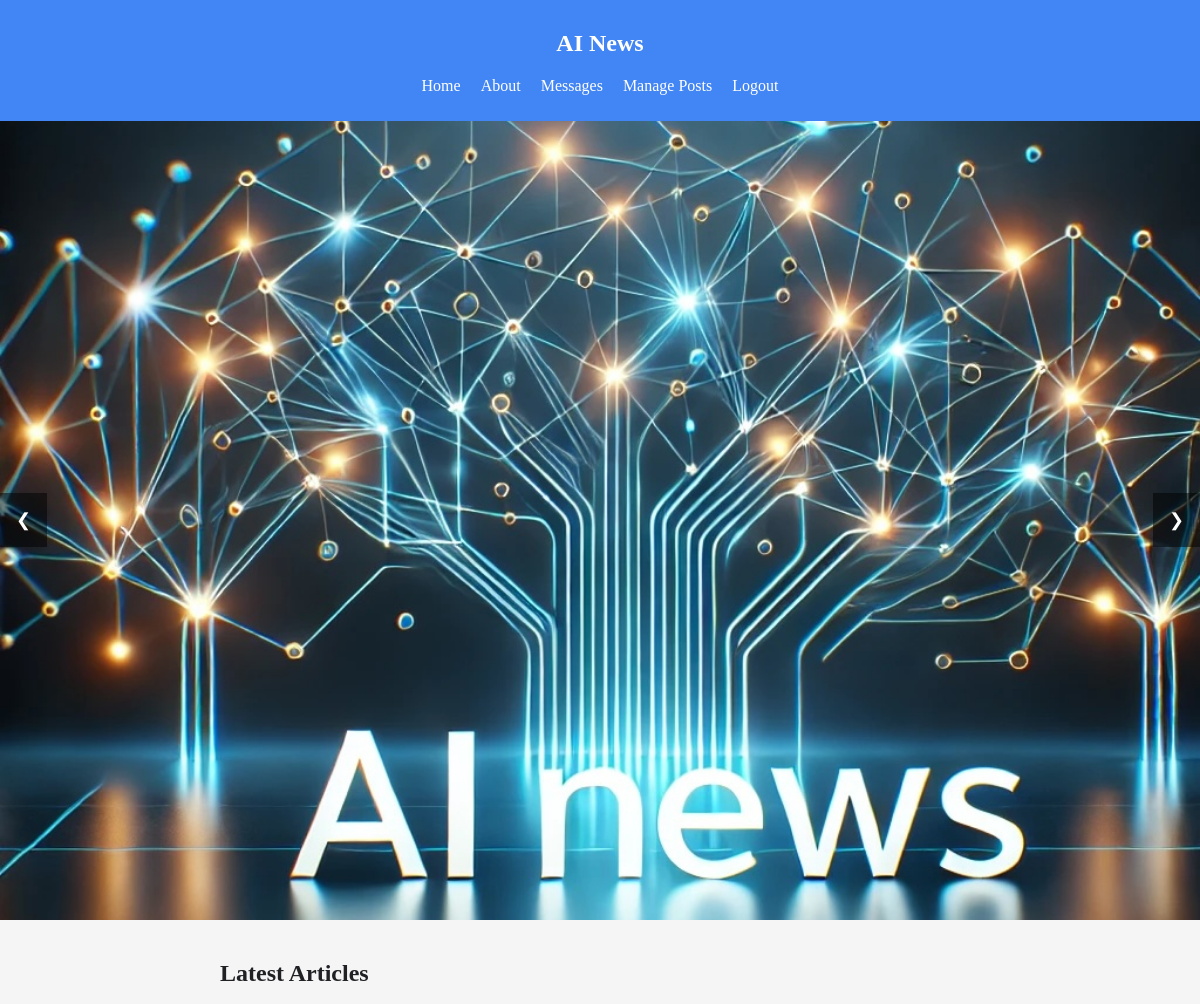
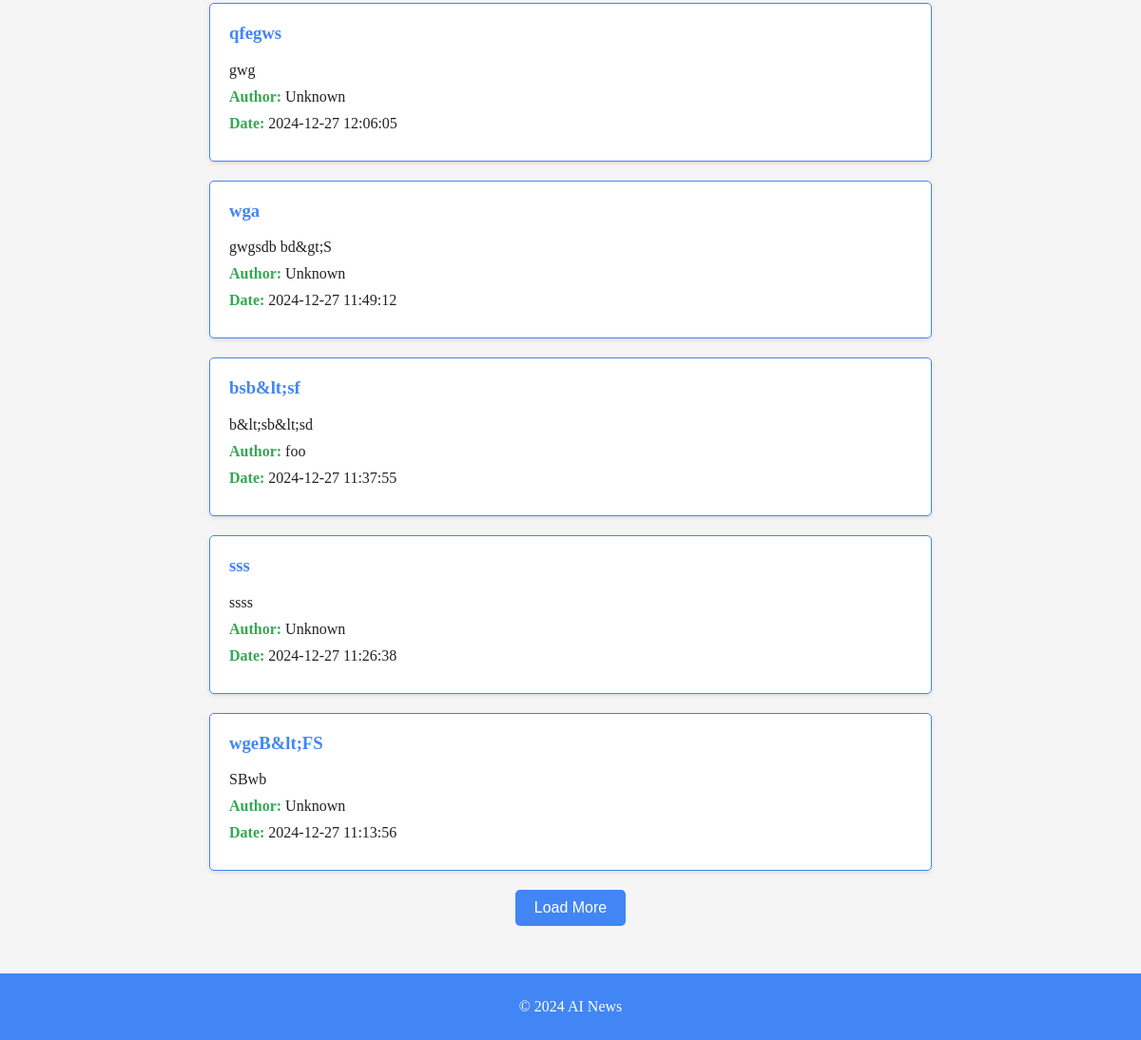
/ (signed in), run on the app's committed database (2 pictures, top to bottom).
### tables this page shows
CREATE TABLE "posts" (
    id INTEGER PRIMARY KEY AUTOINCREMENT,
    title TEXT NOT NULL,
    content TEXT NOT NULL,
    created_at TIMESTAMP DEFAULT CURRENT_TIMESTAMP,
    user_id INTEGER,
    FOREIGN KEY (user_id) REFERENCES users(id)
);

CREATE TABLE "users" (
    id INTEGER PRIMARY KEY AUTOINCREMENT,
    email TEXT NOT NULL UNIQUE,
    password TEXT NOT NULL,
    name TEXT NOT NULL
);

### controllers/HomeController.php (called while the page is built, shortened)
<?php
class HomeController {
    public function index() {
        $postModel = new PostModel();
        $totalPosts = $postModel->getPostCount();
        $postsPerPage = 5;
        $currentPage = isset($_GET['page']) ? (int)$_GET['page'] : 1;
        $offset = ($currentPage - 1) * $postsPerPage;
        $posts = $postModel->getAllPosts($postsPerPage, $offset);
        $totalPages = ceil($totalPosts / $postsPerPage);
        include 'views/home/index.php';
        include 'views/layouts/layout.php';
    }
}

### init.php (called while the page is built, shortened)
<?php
function getDbConnection() {
    return new SQLite3('/var/www/html/database/ai_news_blog.db');
}

### models/PostModel.php (called while the page is built, shortened)
<?php
class PostModel {
    private $db;
    public function __construct() {
        $this->db = getDbConnection();
    }
    public function getAllPosts($limit = null, $offset = null) {
        $posts = [];
        $query = "
            SELECT posts.*, users.name AS author
            FROM posts
            JOIN users ON posts.user_id = users.id
            ORDER BY posts.created_at DESC
        ";
        if ($limit !== null && $offset !== null) {
            $query .= " LIMIT :limit OFFSET :offset";
            $stmt = $this->db->prepare($query);
            $stmt->bindValue(':limit', $limit, SQLITE3_INTEGER);
            $stmt->bindValue(':offset', $offset, SQLITE3_INTEGER);
        } else {
            $stmt = $this->db->prepare($query);
        }
        $results = $stmt->execute();
        if ($results) {
            while ($row = $results->fetchArray(SQLITE3_ASSOC)) {
                $posts[] = $row;
            }
        }
        return $posts;
    }
    public function getPostCount() {
        $result = $this->db->querySingle('SELECT COUNT(*) as count FROM posts');
        return $result;
    }
}

### views/home/news_list.php (the view)
<section>
  <h2>Latest Articles</h2>
  <ul id="post-list">
    <?php if (!empty($posts)): ?>
      <?php foreach ($posts as $post): ?>
        <li>
          <h3><?php echo htmlspecialchars($post['title']); ?></h3>
          <p><?php echo nl2br(htmlspecialchars($post['content'])); ?></p>
          <p><strong>Author:</strong> <?php echo htmlspecialchars($post['author']); ?></p>
          <p><strong>Date:</strong> <?php echo htmlspecialchars($post['created_at']); ?></p>
        </li>
      <?php endforeach; ?>
    <?php else: ?>
      <li>No articles available.</li>
    <?php endif; ?>
  </ul>
  <?php if ($totalPages > 1): ?>
    <button id="load-more" data-page="1">Load More</button>
  <?php endif; ?>
</section>

### css/styles.css (style rules this page uses)
:root { --primary-color: #4285F4; --secondary-color: #34A853; --accent-color: #FBBC05; --background-color: #F5F5F5; --text-color: #202124; }
body { background-color: var(--background-color); color: var(--text-color); margin: 0; }
@media (min-width: 600px) { body { font-size: 16px; } }
#load-more { padding: 10px 20px; border: none; border-radius: 5px; background-color: var(--primary-color); color: white; font-size: 16px; cursor: pointer; display: block; margin: 20px auto; }
section { width: 100%; max-width: 1200px; margin: 0 auto; padding: 20px; box-sizing: border-box; }
#post-list { list-style-type: none; padding: 0; margin: 0 auto; display: flex; flex-direction: column; gap: 20px; max-width: 1200px; width: 100%; box-sizing: border-box; }
#post-list li { background-color: white; border: 1px solid var(--primary-color); border-radius: 5px; padding: 20px; box-shadow: 0 2px 4px rgba(0, 0, 0, 0.1); width: 100%; box-sizing: border-box; transition: max-width 0.3s ease-in-out; }
#post-list h3 { margin-top: 0; color: var(--primary-color); }
#post-list p { margin: 10px 0; color: var(--text-color); }
#post-list p strong { color: var(--secondary-color); }
@media (min-width: 600px) { #post-list li { max-width: 700px; } }
@media (min-width: 900px) { #post-list li { max-width: 800px; } }
@media (min-width: 1200px) { #post-list li { max-width: 1000px; } }

### data on the page
posts: title "qfegws", content "gwg", user.name "Unknown", created_at "2024-12-27 12:06:05"
posts: title "wga", content "gwgsdb bd&gt;S", user.name "Unknown", created_at "2024-12-27 11:49:12"
posts: title "bsb&lt;sf", content "b&lt;sb&lt;sd", user.name "foo", created_at "2024-12-27 11:37:55"
posts: title "sss", content "ssss", user.name "Unknown", created_at "2024-12-27 11:26:38"
posts: title "wgeB&lt;FS", content "SBwb", user.name "Unknown", created_at "2024-12-27 11:13:56"
